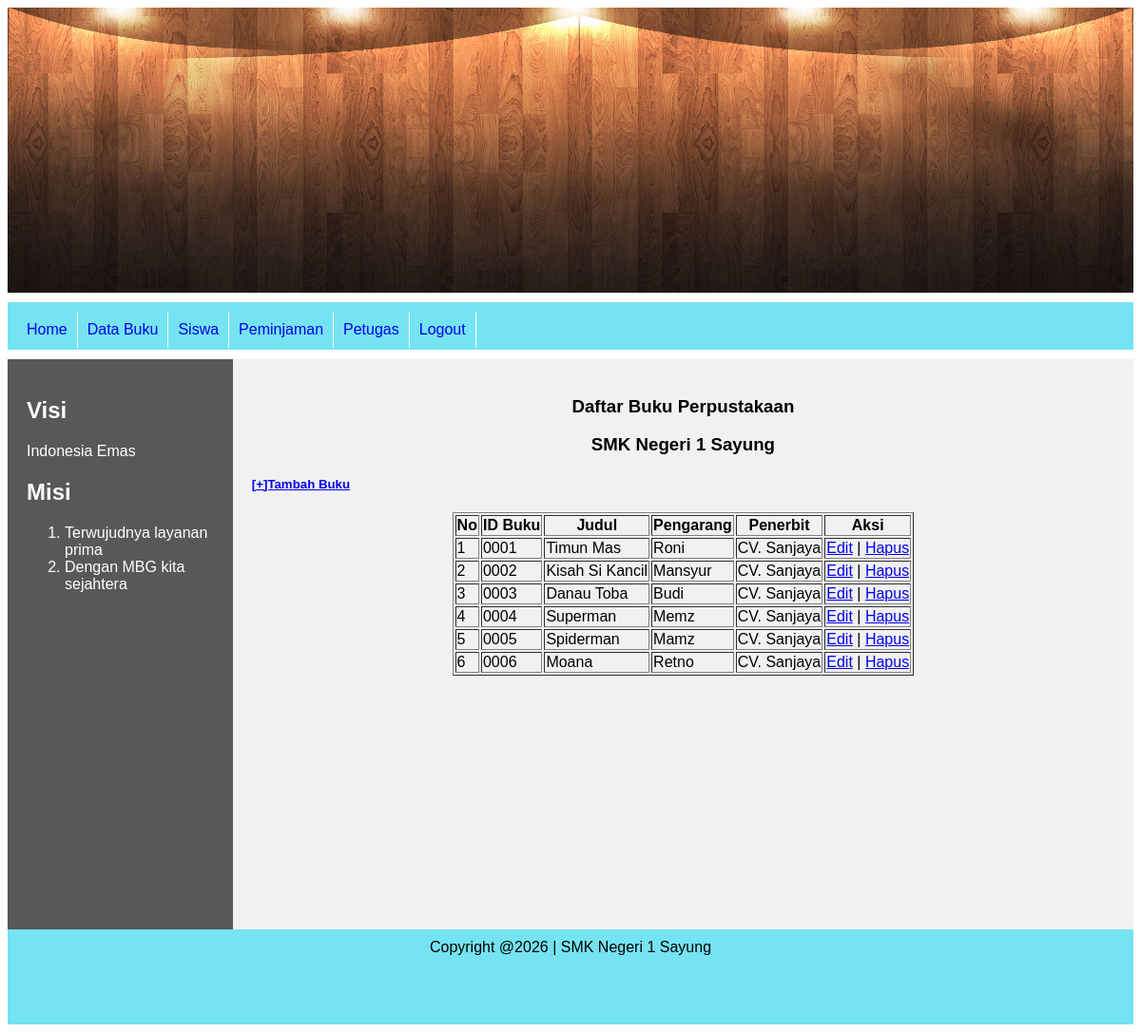
/admin/index.php?page=buku (signed in), run on the app's committed database.
### tables this page shows
CREATE TABLE `tbl_buku` (
  `idbuku` int NOT NULL,
  `judul` varchar(100) NOT NULL,
  `pengarang` varchar(50) NOT NULL,
  `penerbit` varchar(50) NOT NULL,
  `created_at` timestamp NOT NULL DEFAULT CURRENT_TIMESTAMP,
  `updated_at` timestamp NULL DEFAULT NULL,
  `kodebuku` varchar(5) NOT NULL
);

### admin/halaman/buku/buku.php (the view, shortened to what this page needs)
<?php
include "../koneksi.php";
$query = "SELECT * FROM tbl_buku";
$data = mysqli_query($conn, $query);
?>
<h3>
    <center>Daftar Buku Perpustakaan</center>
</h3>
<p>
<h3>
    <center>SMK Negeri 1 Sayung</center>
</h3>
<h5><a href="index.php?page=bukutambah"> [+]Tambah Buku</a></h5>
<table align="center" border="1">
    <tr>
        <th>No</th>
        <th>ID Buku</th>
        <th>Judul</th>
        <th>Pengarang</th>
        <th>Penerbit</th>
        <th>Aksi</th>
    </tr>
    <?php
    $nomor = 1;
    while($row = mysqli_fetch_assoc($data)) {
        echo "<tr>";
        echo "<td> $nomor </td>";
        echo "<td>". $row['kodebuku'] ."</td>";
        echo "<td>". $row['judul'] ."</td>";
        echo "<td>". $row['pengarang'] ."</td>";
        echo "<td>". $row['penerbit'] ."</td>";
        echo "<td>";
        echo "<a href='../admin/index.php?page=bukuubah&idbuku=".$row['kodebuku'] . "'>Edit</a> | ";
        echo "<a href='halaman/buku/bukuhapus.php?idbuku=".$row['kodebuku'] . "'onClick='return confirm(\"Apakah anda yakin ingin menghapus data buku ini?\")'>Hapus</a></td>";
        echo "</tr>";
        $nomor++;
    }
    ?>
</table>

### admin/index.php (shortened to what this page needs)
<!DOCTYPE html>
<html lang="en">
<head>
    <link rel="stylesheet" href="../css/style.css">
</head>
<body>
    <div>
        <div class = "kepala">
            <img src="../images/header.jpg  " height="100%" width="100%">
        </div>
        <div class = "menu">
            <ul class = "list_menu">
                <li><a href="index.php?page=home">Home</a></li>
                <li><a href="index.php?page=buku">Data Buku</a></li>
                <li><a href="index.php?page=siswa">Siswa</a></li>
                <li><a href="index.php?page=pinjam">Peminjaman</a></li>
                <li><a href="index.php?page=petugas">Petugas</a></li>
                <li><a href="index.php?page=logout">Logout</a></li>
            </ul>
        </div>
        <div>
            <div class ="sisikiri">
                <h2>Visi</h2>
                <p>Indonesia Emas</p>
                <h2>Misi</h2>
                <ol>
                    <li>Terwujudnya layanan prima</li>
                    <li>Dengan MBG kita sejahtera</li>
                </ol>
            </div>
            <div class ="konten">
                <?php
                if (isset($_GET['page'])) {
                    switch ($_GET['page']) {
                        case 'buku':
                            include "halaman/buku/buku.php";
                            break;
                    }
                } else {
                }
                ?>
            </div>
        </div>
        <div class ="kaki">
            Copyright @2026 | SMK Negeri 1 Sayung
        </div>
    </div>
</body>
</html>

### css/style.css (style rules this page uses)
* { box-sizing: border-box; }
body { font-family: Arial, Helvetica, sans-serif; }
.kepala { background-color: green; text-align: center; color: white; height: 300px; }
.menu { background-color: rgb(117, 227, 241); color: #292020; height: 50px; vertical-align: middle; margin: 10px 0px 10px 0px; }
.list_menu { float: left; margin: 0px; padding: 10px; width: 100%; }
.list_menu li { padding: 10px; height: auto; list-style-type: none; float: left; border-right-width: 1px; border-right-style: solid; border-right-color: #ffffff; width: auto; text-align: center; }
.list_menu li a { text-decoration: none; }
.sisikiri { float: left; width: 20%; height: 600px; background: rgb(90, 87, 87); padding: 20px; color: white; }
.konten { float: left; padding: 20px; width: 80%; background-color: #f1f1f1; height: 600px; }
.kaki { clear: both; background-color: rgb(117, 227, 241); padding: 10px; text-align: center; color: black; height: 100px; }

### data on the page
tbl_buku: kodebuku "0001", judul "Timun Mas", pengarang "Roni", penerbit "CV. Sanjaya"
tbl_buku: kodebuku "0002", judul "Kisah Si Kancil", pengarang "Mansyur", penerbit "CV. Sanjaya"
tbl_buku: kodebuku "0003", judul "Danau Toba", pengarang "Budi", penerbit "CV. Sanjaya"
tbl_buku: kodebuku "0004", judul "Superman", pengarang "Memz", penerbit "CV. Sanjaya"
tbl_buku: kodebuku "0005", judul "Spiderman", pengarang "Mamz", penerbit "CV. Sanjaya"
tbl_buku: kodebuku "0006", judul "Moana", pengarang "Retno", penerbit "CV. Sanjaya"
